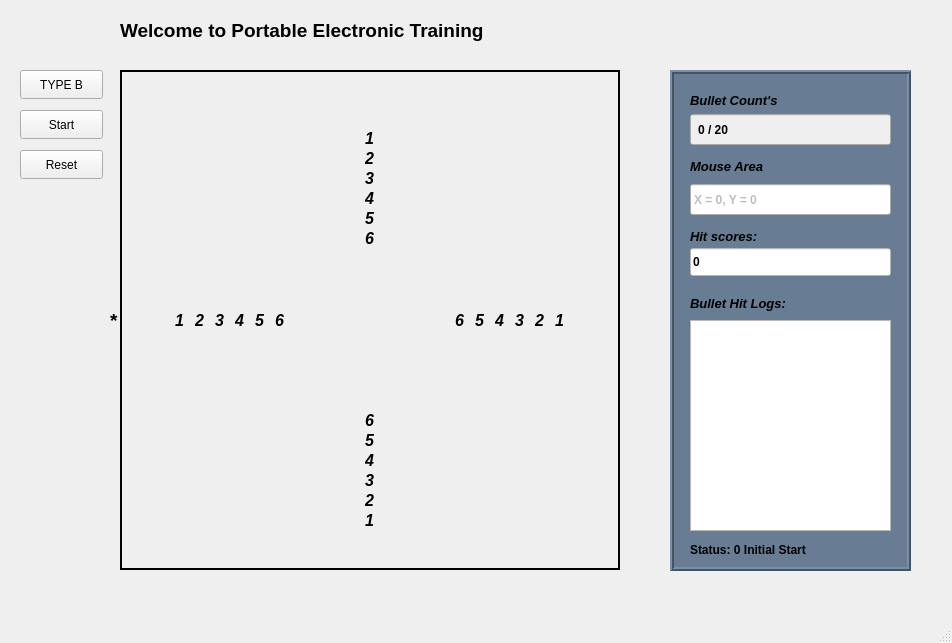
<?xml version="1.0" encoding="UTF-8"?>
<ui version="4.0">
 <class>MenuPage</class>
 <widget class="QMainWindow" name="MenuPage">
  <property name="enabled">
   <bool>true</bool>
  </property>
  <property name="geometry">
   <rect>
    <x>0</x>
    <y>0</y>
    <width>952</width>
    <height>643</height>
   </rect>
  </property>
  <property name="acceptDrops">
   <bool>false</bool>
  </property>
  <property name="windowTitle">
   <string>Portable Electronic Target (P.E.T) - Main Page</string>
  </property>
  <property name="documentMode">
   <bool>false</bool>
  </property>
  <property name="tabShape">
   <enum>QTabWidget::TabShape::Rounded</enum>
  </property>
  <widget class="QWidget" name="centralwidget">
   <widget class="QLabel" name="lbl_hit_area">
    <property name="enabled">
     <bool>true</bool>
    </property>
    <property name="geometry">
     <rect>
      <x>120</x>
      <y>70</y>
      <width>500</width>
      <height>500</height>
     </rect>
    </property>
    <property name="font">
     <font>
      <pointsize>18</pointsize>
     </font>
    </property>
    <property name="cursor">
     <cursorShape>CrossCursor</cursorShape>
    </property>
    <property name="mouseTracking">
     <bool>true</bool>
    </property>
    <property name="tabletTracking">
     <bool>true</bool>
    </property>
    <property name="acceptDrops">
     <bool>true</bool>
    </property>
    <property name="autoFillBackground">
     <bool>false</bool>
    </property>
    <property name="frameShape">
     <enum>QFrame::Shape::Box</enum>
    </property>
    <property name="lineWidth">
     <number>2</number>
    </property>
    <property name="text">
     <string/>
    </property>
    <property name="alignment">
     <set>Qt::AlignmentFlag::AlignCenter</set>
    </property>
   </widget>
   <widget class="QLabel" name="bulletCount_lbl">
    <property name="geometry">
     <rect>
      <x>690</x>
      <y>90</y>
      <width>181</width>
      <height>21</height>
     </rect>
    </property>
    <property name="font">
     <font>
      <pointsize>10</pointsize>
      <italic>true</italic>
      <bold>true</bold>
     </font>
    </property>
    <property name="styleSheet">
     <string notr="true">QLabel 
{

color: black;
}</string>
    </property>
    <property name="text">
     <string>Bullet Count's</string>
    </property>
   </widget>
   <widget class="QLabel" name="targetScorelbl">
    <property name="geometry">
     <rect>
      <x>690</x>
      <y>221</y>
      <width>181</width>
      <height>31</height>
     </rect>
    </property>
    <property name="font">
     <font>
      <pointsize>10</pointsize>
      <italic>true</italic>
      <bold>true</bold>
      <kerning>true</kerning>
     </font>
    </property>
    <property name="styleSheet">
     <string notr="true">QLabel 
{

color: black;
}</string>
    </property>
    <property name="text">
     <string>Hit scores: </string>
    </property>
    <property name="scaledContents">
     <bool>false</bool>
    </property>
   </widget>
   <widget class="QLabel" name="targetScorelbl_2">
    <property name="geometry">
     <rect>
      <x>690</x>
      <y>288</y>
      <width>181</width>
      <height>31</height>
     </rect>
    </property>
    <property name="font">
     <font>
      <pointsize>10</pointsize>
      <italic>true</italic>
      <bold>true</bold>
     </font>
    </property>
    <property name="styleSheet">
     <string notr="true">QLabel 
{

color: black;
}</string>
    </property>
    <property name="text">
     <string>Bullet Hit Logs:</string>
    </property>
   </widget>
   <widget class="QGraphicsView" name="graphicsView">
    <property name="geometry">
     <rect>
      <x>670</x>
      <y>70</y>
      <width>241</width>
      <height>501</height>
     </rect>
    </property>
    <property name="mouseTracking">
     <bool>false</bool>
    </property>
    <property name="tabletTracking">
     <bool>false</bool>
    </property>
    <property name="acceptDrops">
     <bool>false</bool>
    </property>
    <property name="styleSheet">
     <string notr="true">QGraphicsView
{
Background: rgb(104, 125, 147);

}</string>
    </property>
    <property name="frameShape">
     <enum>QFrame::Shape::Box</enum>
    </property>
    <property name="frameShadow">
     <enum>QFrame::Shadow::Raised</enum>
    </property>
    <property name="lineWidth">
     <number>2</number>
    </property>
    <property name="interactive">
     <bool>true</bool>
    </property>
   </widget>
   <widget class="QLineEdit" name="totalScoreDisplay">
    <property name="geometry">
     <rect>
      <x>690</x>
      <y>248</y>
      <width>201</width>
      <height>28</height>
     </rect>
    </property>
    <property name="sizePolicy">
     <sizepolicy hsizetype="Expanding" vsizetype="Fixed">
      <horstretch>0</horstretch>
      <verstretch>0</verstretch>
     </sizepolicy>
    </property>
    <property name="font">
     <font>
      <bold>true</bold>
     </font>
    </property>
    <property name="acceptDrops">
     <bool>false</bool>
    </property>
    <property name="autoFillBackground">
     <bool>false</bool>
    </property>
    <property name="styleSheet">
     <string notr="true">QLineEdit
{
 background-color: white;
color:black;

}</string>
    </property>
    <property name="text">
     <string>0</string>
    </property>
    <property name="readOnly">
     <bool>true</bool>
    </property>
   </widget>
   <widget class="QLineEdit" name="line_bulletCount">
    <property name="enabled">
     <bool>false</bool>
    </property>
    <property name="geometry">
     <rect>
      <x>690</x>
      <y>114</y>
      <width>201</width>
      <height>31</height>
     </rect>
    </property>
    <property name="acceptDrops">
     <bool>false</bool>
    </property>
    <property name="text">
     <string/>
    </property>
    <property name="echoMode">
     <enum>QLineEdit::EchoMode::Normal</enum>
    </property>
    <property name="cursorPosition">
     <number>0</number>
    </property>
    <property name="alignment">
     <set>Qt::AlignmentFlag::AlignLeading|Qt::AlignmentFlag::AlignLeft|Qt::AlignmentFlag::AlignTop</set>
    </property>
    <property name="readOnly">
     <bool>true</bool>
    </property>
   </widget>
   <widget class="QPushButton" name="btn_reset">
    <property name="geometry">
     <rect>
      <x>20</x>
      <y>150</y>
      <width>83</width>
      <height>29</height>
     </rect>
    </property>
    <property name="cursor">
     <cursorShape>PointingHandCursor</cursorShape>
    </property>
    <property name="text">
     <string>Reset</string>
    </property>
   </widget>
   <widget class="QPushButton" name="btn_Start">
    <property name="geometry">
     <rect>
      <x>20</x>
      <y>110</y>
      <width>83</width>
      <height>29</height>
     </rect>
    </property>
    <property name="cursor">
     <cursorShape>PointingHandCursor</cursorShape>
    </property>
    <property name="text">
     <string>Start</string>
    </property>
   </widget>
   <widget class="QLabel" name="label_no1T">
    <property name="geometry">
     <rect>
      <x>365</x>
      <y>128</y>
      <width>16</width>
      <height>20</height>
     </rect>
    </property>
    <property name="font">
     <font>
      <pointsize>12</pointsize>
      <italic>true</italic>
      <bold>true</bold>
     </font>
    </property>
    <property name="styleSheet">
     <string notr="true"/>
    </property>
    <property name="text">
     <string>1</string>
    </property>
   </widget>
   <widget class="QLabel" name="label_2">
    <property name="geometry">
     <rect>
      <x>120</x>
      <y>10</y>
      <width>501</width>
      <height>41</height>
     </rect>
    </property>
    <property name="font">
     <font>
      <pointsize>14</pointsize>
      <bold>true</bold>
     </font>
    </property>
    <property name="text">
     <string>Welcome to Portable Electronic Training</string>
    </property>
   </widget>
   <widget class="QLabel" name="label_no2T">
    <property name="geometry">
     <rect>
      <x>365</x>
      <y>148</y>
      <width>16</width>
      <height>20</height>
     </rect>
    </property>
    <property name="font">
     <font>
      <pointsize>12</pointsize>
      <italic>true</italic>
      <bold>true</bold>
     </font>
    </property>
    <property name="styleSheet">
     <string notr="true"/>
    </property>
    <property name="text">
     <string>2</string>
    </property>
   </widget>
   <widget class="QLabel" name="label_no3T">
    <property name="geometry">
     <rect>
      <x>365</x>
      <y>168</y>
      <width>16</width>
      <height>20</height>
     </rect>
    </property>
    <property name="font">
     <font>
      <pointsize>12</pointsize>
      <italic>true</italic>
      <bold>true</bold>
     </font>
    </property>
    <property name="styleSheet">
     <string notr="true"/>
    </property>
    <property name="text">
     <string>3</string>
    </property>
   </widget>
   <widget class="QLabel" name="label_no4T">
    <property name="geometry">
     <rect>
      <x>365</x>
      <y>188</y>
      <width>16</width>
      <height>20</height>
     </rect>
    </property>
    <property name="font">
     <font>
      <pointsize>12</pointsize>
      <italic>true</italic>
      <bold>true</bold>
     </font>
    </property>
    <property name="styleSheet">
     <string notr="true"/>
    </property>
    <property name="text">
     <string>4</string>
    </property>
   </widget>
   <widget class="QLabel" name="label_no5T">
    <property name="geometry">
     <rect>
      <x>365</x>
      <y>208</y>
      <width>16</width>
      <height>20</height>
     </rect>
    </property>
    <property name="font">
     <font>
      <pointsize>12</pointsize>
      <italic>true</italic>
      <bold>true</bold>
     </font>
    </property>
    <property name="styleSheet">
     <string notr="true"/>
    </property>
    <property name="text">
     <string>5</string>
    </property>
   </widget>
   <widget class="QLabel" name="label_no6T">
    <property name="geometry">
     <rect>
      <x>365</x>
      <y>228</y>
      <width>16</width>
      <height>20</height>
     </rect>
    </property>
    <property name="font">
     <font>
      <pointsize>12</pointsize>
      <italic>true</italic>
      <bold>true</bold>
     </font>
    </property>
    <property name="styleSheet">
     <string notr="true"/>
    </property>
    <property name="text">
     <string>6</string>
    </property>
   </widget>
   <widget class="QLabel" name="label">
    <property name="geometry">
     <rect>
      <x>110</x>
      <y>310</y>
      <width>21</width>
      <height>21</height>
     </rect>
    </property>
    <property name="font">
     <font>
      <pointsize>14</pointsize>
      <bold>true</bold>
     </font>
    </property>
    <property name="text">
     <string>*</string>
    </property>
   </widget>
   <widget class="QLabel" name="label_no1Left">
    <property name="geometry">
     <rect>
      <x>175</x>
      <y>310</y>
      <width>16</width>
      <height>20</height>
     </rect>
    </property>
    <property name="font">
     <font>
      <pointsize>12</pointsize>
      <italic>true</italic>
      <bold>true</bold>
     </font>
    </property>
    <property name="styleSheet">
     <string notr="true"/>
    </property>
    <property name="text">
     <string>1</string>
    </property>
   </widget>
   <widget class="QLabel" name="label_no3B">
    <property name="geometry">
     <rect>
      <x>365</x>
      <y>470</y>
      <width>16</width>
      <height>20</height>
     </rect>
    </property>
    <property name="font">
     <font>
      <pointsize>12</pointsize>
      <italic>true</italic>
      <bold>true</bold>
     </font>
    </property>
    <property name="styleSheet">
     <string notr="true"/>
    </property>
    <property name="text">
     <string>3</string>
    </property>
   </widget>
   <widget class="QLabel" name="label_no2B">
    <property name="geometry">
     <rect>
      <x>365</x>
      <y>490</y>
      <width>16</width>
      <height>20</height>
     </rect>
    </property>
    <property name="font">
     <font>
      <pointsize>12</pointsize>
      <italic>true</italic>
      <bold>true</bold>
     </font>
    </property>
    <property name="styleSheet">
     <string notr="true"/>
    </property>
    <property name="text">
     <string>2</string>
    </property>
   </widget>
   <widget class="QLabel" name="label_no6B">
    <property name="geometry">
     <rect>
      <x>365</x>
      <y>410</y>
      <width>16</width>
      <height>20</height>
     </rect>
    </property>
    <property name="font">
     <font>
      <pointsize>12</pointsize>
      <italic>true</italic>
      <bold>true</bold>
     </font>
    </property>
    <property name="styleSheet">
     <string notr="true"/>
    </property>
    <property name="text">
     <string>6</string>
    </property>
   </widget>
   <widget class="QLabel" name="label_no4B">
    <property name="geometry">
     <rect>
      <x>365</x>
      <y>450</y>
      <width>16</width>
      <height>20</height>
     </rect>
    </property>
    <property name="font">
     <font>
      <pointsize>12</pointsize>
      <italic>true</italic>
      <bold>true</bold>
     </font>
    </property>
    <property name="styleSheet">
     <string notr="true"/>
    </property>
    <property name="text">
     <string>4</string>
    </property>
   </widget>
   <widget class="QLabel" name="label_no1B">
    <property name="geometry">
     <rect>
      <x>365</x>
      <y>510</y>
      <width>16</width>
      <height>20</height>
     </rect>
    </property>
    <property name="font">
     <font>
      <pointsize>12</pointsize>
      <italic>true</italic>
      <bold>true</bold>
     </font>
    </property>
    <property name="styleSheet">
     <string notr="true"/>
    </property>
    <property name="text">
     <string>1</string>
    </property>
   </widget>
   <widget class="QLabel" name="label_no5B">
    <property name="geometry">
     <rect>
      <x>365</x>
      <y>430</y>
      <width>16</width>
      <height>20</height>
     </rect>
    </property>
    <property name="font">
     <font>
      <pointsize>12</pointsize>
      <italic>true</italic>
      <bold>true</bold>
     </font>
    </property>
    <property name="styleSheet">
     <string notr="true"/>
    </property>
    <property name="text">
     <string>5</string>
    </property>
   </widget>
   <widget class="QLabel" name="label_no1Left_2">
    <property name="geometry">
     <rect>
      <x>195</x>
      <y>310</y>
      <width>16</width>
      <height>20</height>
     </rect>
    </property>
    <property name="font">
     <font>
      <pointsize>12</pointsize>
      <italic>true</italic>
      <bold>true</bold>
     </font>
    </property>
    <property name="styleSheet">
     <string notr="true"/>
    </property>
    <property name="text">
     <string>2</string>
    </property>
   </widget>
   <widget class="QLabel" name="label_no1Left_3">
    <property name="geometry">
     <rect>
      <x>215</x>
      <y>310</y>
      <width>16</width>
      <height>20</height>
     </rect>
    </property>
    <property name="font">
     <font>
      <pointsize>12</pointsize>
      <italic>true</italic>
      <bold>true</bold>
     </font>
    </property>
    <property name="styleSheet">
     <string notr="true"/>
    </property>
    <property name="text">
     <string>3</string>
    </property>
   </widget>
   <widget class="QLabel" name="label_no1Left_4">
    <property name="geometry">
     <rect>
      <x>235</x>
      <y>310</y>
      <width>16</width>
      <height>20</height>
     </rect>
    </property>
    <property name="font">
     <font>
      <pointsize>12</pointsize>
      <italic>true</italic>
      <bold>true</bold>
     </font>
    </property>
    <property name="styleSheet">
     <string notr="true"/>
    </property>
    <property name="text">
     <string>4</string>
    </property>
   </widget>
   <widget class="QLabel" name="label_no1Left_5">
    <property name="geometry">
     <rect>
      <x>255</x>
      <y>310</y>
      <width>16</width>
      <height>20</height>
     </rect>
    </property>
    <property name="font">
     <font>
      <pointsize>12</pointsize>
      <italic>true</italic>
      <bold>true</bold>
     </font>
    </property>
    <property name="styleSheet">
     <string notr="true"/>
    </property>
    <property name="text">
     <string>5</string>
    </property>
   </widget>
   <widget class="QLabel" name="label_no1Left_6">
    <property name="geometry">
     <rect>
      <x>275</x>
      <y>310</y>
      <width>16</width>
      <height>20</height>
     </rect>
    </property>
    <property name="font">
     <font>
      <pointsize>12</pointsize>
      <italic>true</italic>
      <bold>true</bold>
     </font>
    </property>
    <property name="styleSheet">
     <string notr="true"/>
    </property>
    <property name="text">
     <string>6</string>
    </property>
   </widget>
   <widget class="QLabel" name="label_no2R">
    <property name="geometry">
     <rect>
      <x>535</x>
      <y>310</y>
      <width>16</width>
      <height>20</height>
     </rect>
    </property>
    <property name="font">
     <font>
      <pointsize>12</pointsize>
      <italic>true</italic>
      <bold>true</bold>
     </font>
    </property>
    <property name="styleSheet">
     <string notr="true"/>
    </property>
    <property name="text">
     <string>2</string>
    </property>
   </widget>
   <widget class="QLabel" name="label_no3R">
    <property name="geometry">
     <rect>
      <x>515</x>
      <y>310</y>
      <width>16</width>
      <height>20</height>
     </rect>
    </property>
    <property name="font">
     <font>
      <pointsize>12</pointsize>
      <italic>true</italic>
      <bold>true</bold>
     </font>
    </property>
    <property name="styleSheet">
     <string notr="true"/>
    </property>
    <property name="text">
     <string>3</string>
    </property>
   </widget>
   <widget class="QLabel" name="label_no4R">
    <property name="geometry">
     <rect>
      <x>495</x>
      <y>310</y>
      <width>16</width>
      <height>20</height>
     </rect>
    </property>
    <property name="font">
     <font>
      <pointsize>12</pointsize>
      <italic>true</italic>
      <bold>true</bold>
     </font>
    </property>
    <property name="styleSheet">
     <string notr="true"/>
    </property>
    <property name="text">
     <string>4</string>
    </property>
   </widget>
   <widget class="QLabel" name="label_no6R">
    <property name="geometry">
     <rect>
      <x>455</x>
      <y>310</y>
      <width>16</width>
      <height>20</height>
     </rect>
    </property>
    <property name="font">
     <font>
      <pointsize>12</pointsize>
      <italic>true</italic>
      <bold>true</bold>
     </font>
    </property>
    <property name="styleSheet">
     <string notr="true"/>
    </property>
    <property name="text">
     <string>6</string>
    </property>
   </widget>
   <widget class="QLabel" name="label_no5R">
    <property name="geometry">
     <rect>
      <x>475</x>
      <y>310</y>
      <width>16</width>
      <height>20</height>
     </rect>
    </property>
    <property name="font">
     <font>
      <pointsize>12</pointsize>
      <italic>true</italic>
      <bold>true</bold>
     </font>
    </property>
    <property name="styleSheet">
     <string notr="true"/>
    </property>
    <property name="text">
     <string>5</string>
    </property>
   </widget>
   <widget class="QLabel" name="label_no1R">
    <property name="geometry">
     <rect>
      <x>555</x>
      <y>310</y>
      <width>16</width>
      <height>20</height>
     </rect>
    </property>
    <property name="font">
     <font>
      <pointsize>12</pointsize>
      <italic>true</italic>
      <bold>true</bold>
     </font>
    </property>
    <property name="styleSheet">
     <string notr="true"/>
    </property>
    <property name="text">
     <string>1</string>
    </property>
   </widget>
   <widget class="QLabel" name="lbl_Mouse_Area">
    <property name="geometry">
     <rect>
      <x>690</x>
      <y>151</y>
      <width>181</width>
      <height>31</height>
     </rect>
    </property>
    <property name="font">
     <font>
      <pointsize>10</pointsize>
      <italic>true</italic>
      <bold>true</bold>
     </font>
    </property>
    <property name="styleSheet">
     <string notr="true">QLabel 
{

color: black;
}</string>
    </property>
    <property name="text">
     <string>Mouse Area </string>
    </property>
   </widget>
   <widget class="QLineEdit" name="line_mouse_pos">
    <property name="geometry">
     <rect>
      <x>690</x>
      <y>184</y>
      <width>201</width>
      <height>31</height>
     </rect>
    </property>
    <property name="text">
     <string/>
    </property>
    <property name="echoMode">
     <enum>QLineEdit::EchoMode::Normal</enum>
    </property>
    <property name="cursorPosition">
     <number>0</number>
    </property>
    <property name="alignment">
     <set>Qt::AlignmentFlag::AlignLeading|Qt::AlignmentFlag::AlignLeft|Qt::AlignmentFlag::AlignTop</set>
    </property>
    <property name="readOnly">
     <bool>true</bool>
    </property>
   </widget>
   <widget class="QLabel" name="coodLabel">
    <property name="enabled">
     <bool>false</bool>
    </property>
    <property name="geometry">
     <rect>
      <x>694</x>
      <y>190</y>
      <width>151</width>
      <height>20</height>
     </rect>
    </property>
    <property name="font">
     <font>
      <bold>true</bold>
     </font>
    </property>
    <property name="text">
     <string>X = 0, Y = 0</string>
    </property>
   </widget>
   <widget class="QLabel" name="statusLabel">
    <property name="geometry">
     <rect>
      <x>690</x>
      <y>540</y>
      <width>181</width>
      <height>20</height>
     </rect>
    </property>
    <property name="font">
     <font>
      <pointsize>9</pointsize>
      <bold>true</bold>
     </font>
    </property>
    <property name="text">
     <string>Status: 0 Initial Start</string>
    </property>
   </widget>
   <widget class="QLabel" name="bCountDisplay">
    <property name="geometry">
     <rect>
      <x>698</x>
      <y>120</y>
      <width>61</width>
      <height>20</height>
     </rect>
    </property>
    <property name="font">
     <font>
      <bold>true</bold>
     </font>
    </property>
    <property name="text">
     <string>0 / 20</string>
    </property>
   </widget>
   <widget class="QListWidget" name="lstLogs">
    <property name="geometry">
     <rect>
      <x>690</x>
      <y>320</y>
      <width>201</width>
      <height>211</height>
     </rect>
    </property>
    <property name="font">
     <font>
      <pointsize>10</pointsize>
     </font>
    </property>
   </widget>
   <widget class="QPushButton" name="pushButton">
    <property name="geometry">
     <rect>
      <x>20</x>
      <y>70</y>
      <width>83</width>
      <height>29</height>
     </rect>
    </property>
    <property name="text">
     <string>TYPE B</string>
    </property>
   </widget>
   <zorder>graphicsView</zorder>
   <zorder>lbl_hit_area</zorder>
   <zorder>bulletCount_lbl</zorder>
   <zorder>targetScorelbl</zorder>
   <zorder>targetScorelbl_2</zorder>
   <zorder>totalScoreDisplay</zorder>
   <zorder>line_bulletCount</zorder>
   <zorder>btn_reset</zorder>
   <zorder>btn_Start</zorder>
   <zorder>label_no1T</zorder>
   <zorder>label_2</zorder>
   <zorder>label_no2T</zorder>
   <zorder>label_no3T</zorder>
   <zorder>label_no4T</zorder>
   <zorder>label_no5T</zorder>
   <zorder>label_no6T</zorder>
   <zorder>label</zorder>
   <zorder>label_no1Left</zorder>
   <zorder>label_no3B</zorder>
   <zorder>label_no2B</zorder>
   <zorder>label_no6B</zorder>
   <zorder>label_no4B</zorder>
   <zorder>label_no1B</zorder>
   <zorder>label_no5B</zorder>
   <zorder>label_no1Left_2</zorder>
   <zorder>label_no1Left_3</zorder>
   <zorder>label_no1Left_4</zorder>
   <zorder>label_no1Left_5</zorder>
   <zorder>label_no1Left_6</zorder>
   <zorder>label_no2R</zorder>
   <zorder>label_no3R</zorder>
   <zorder>label_no4R</zorder>
   <zorder>label_no6R</zorder>
   <zorder>label_no5R</zorder>
   <zorder>label_no1R</zorder>
   <zorder>lbl_Mouse_Area</zorder>
   <zorder>line_mouse_pos</zorder>
   <zorder>coodLabel</zorder>
   <zorder>statusLabel</zorder>
   <zorder>bCountDisplay</zorder>
   <zorder>lstLogs</zorder>
   <zorder>pushButton</zorder>
  </widget>
  <widget class="QMenuBar" name="menubar">
   <property name="geometry">
    <rect>
     <x>0</x>
     <y>0</y>
     <width>952</width>
     <height>25</height>
    </rect>
   </property>
  </widget>
  <widget class="QStatusBar" name="statusbar"/>
 </widget>
 <resources/>
 <connections>
  <connection>
   <sender>btn_reset</sender>
   <signal>clicked()</signal>
   <receiver>lstLogs</receiver>
   <slot>clear()</slot>
   <hints>
    <hint type="sourcelabel">
     <x>45</x>
     <y>585</y>
    </hint>
    <hint type="destinationlabel">
     <x>748</x>
     <y>524</y>
    </hint>
   </hints>
  </connection>
 </connections>
</ui>
